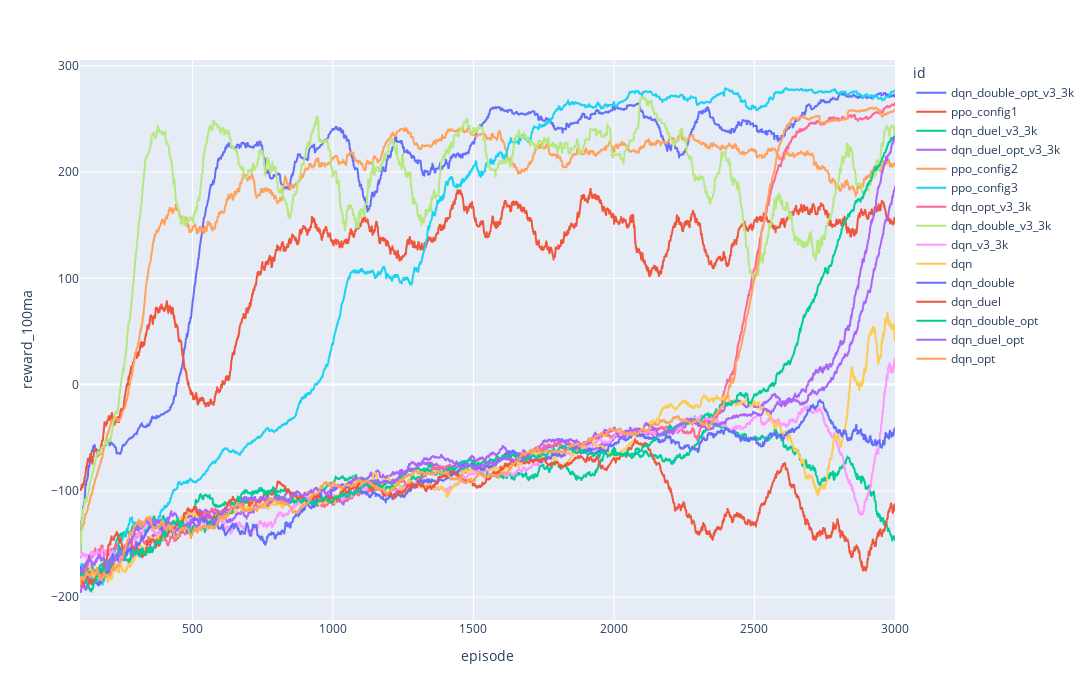

The notebook cell this image was saved under:
### Code cell
df = data.copy()

df = df[~df['id'].str.contains('6k')]

px.line(df, x='episode', y='reward_100ma', color='id', width=1400, height=700)

### Figure 1 — Plotly figure (JSON) as saved in the notebook; plotly's stock layout.template omitted (floating-point values rounded to 4 significant figures; data arrays with more than 128 entries replaced by an {"elided": "..."} marker saying what was removed)
{"data": [{"hovertemplate": "id=dqn_double_opt_v3_3k<br>episode=%{x}<br>reward_100ma=%{y}<extra></extra>", "legendgroup": "dqn_double_opt_v3_3k", "line": {"color": "#636efa", "dash": "solid"}, "marker": {"symbol": "circle"}, "mode": "lines", "name": "dqn_double_opt_v3_3k", "showlegend": true, "type": "scattergl", "x": {"elided": "2901 int values"}, "xaxis": "x", "y": {"elided": "2901 float values"}, "yaxis": "y"}, {"hovertemplate": "id=ppo_config1<br>episode=%{x}<br>reward_100ma=%{y}<extra></extra>", "legendgroup": "ppo_config1", "line": {"color": "#EF553B", "dash": "solid"}, "marker": {"symbol": "circle"}, "mode": "lines", "name": "ppo_config1", "showlegend": true, "type": "scattergl", "x": {"elided": "2901 int values"}, "xaxis": "x", "y": {"elided": "2901 float values"}, "yaxis": "y"}, {"hovertemplate": "id=dqn_duel_v3_3k<br>episode=%{x}<br>reward_100ma=%{y}<extra></extra>", "legendgroup": "dqn_duel_v3_3k", "line": {"color": "#00cc96", "dash": "solid"}, "marker": {"symbol": "circle"}, "mode": "lines", "name": "dqn_duel_v3_3k", "showlegend": true, "type": "scattergl", "x": {"elided": "2901 int values"}, "xaxis": "x", "y": {"elided": "2901 float values"}, "yaxis": "y"}, {"hovertemplate": "id=dqn_duel_opt_v3_3k<br>episode=%{x}<br>reward_100ma=%{y}<extra></extra>", "legendgroup": "dqn_duel_opt_v3_3k", "line": {"color": "#ab63fa", "dash": "solid"}, "marker": {"symbol": "circle"}, "mode": "lines", "name": "dqn_duel_opt_v3_3k", "showlegend": true, "type": "scattergl", "x": {"elided": "2901 int values"}, "xaxis": "x", "y": {"elided": "2901 float values"}, "yaxis": "y"}, {"hovertemplate": "id=ppo_config2<br>episode=%{x}<br>reward_100ma=%{y}<extra></extra>", "legendgroup": "ppo_config2", "line": {"color": "#FFA15A", "dash": "solid"}, "marker": {"symbol": "circle"}, "mode": "lines", "name": "ppo_config2", "showlegend": true, "type": "scattergl", "x": {"elided": "2901 int values"}, "xaxis": "x", "y": {"elided": "2901 float values"}, "yaxis": "y"}, {"hovertemplate": "id=ppo_config3<br>episode=%{x}<br>reward_100ma=%{y}<extra></extra>", "legendgroup": "ppo_config3", "line": {"color": "#19d3f3", "dash": "solid"}, "marker": {"symbol": "circle"}, "mode": "lines", "name": "ppo_config3", "showlegend": true, "type": "scattergl", "x": {"elided": "2901 int values"}, "xaxis": "x", "y": {"elided": "2901 float values"}, "yaxis": "y"}, {"hovertemplate": "id=dqn_opt_v3_3k<br>episode=%{x}<br>reward_100ma=%{y}<extra></extra>", "legendgroup": "dqn_opt_v3_3k", "line": {"color": "#FF6692", "dash": "solid"}, "marker": {"symbol": "circle"}, "mode": "lines", "name": "dqn_opt_v3_3k", "showlegend": true, "type": "scattergl", "x": {"elided": "2901 int values"}, "xaxis": "x", "y": {"elided": "2901 float values"}, "yaxis": "y"}, {"hovertemplate": "id=dqn_double_v3_3k<br>episode=%{x}<br>reward_100ma=%{y}<extra></extra>", "legendgroup": "dqn_double_v3_3k", "line": {"color": "#B6E880", "dash": "solid"}, "marker": {"symbol": "circle"}, "mode": "lines", "name": "dqn_double_v3_3k", "showlegend": true, "type": "scattergl", "x": {"elided": "2901 int values"}, "xaxis": "x", "y": {"elided": "2901 float values"}, "yaxis": "y"}, {"hovertemplate": "id=dqn_v3_3k<br>episode=%{x}<br>reward_100ma=%{y}<extra></extra>", "legendgroup": "dqn_v3_3k", "line": {"color": "#FF97FF", "dash": "solid"}, "marker": {"symbol": "circle"}, "mode": "lines", "name": "dqn_v3_3k", "showlegend": true, "type": "scattergl", "x": {"elided": "2901 int values"}, "xaxis": "x", "y": {"elided": "2901 float values"}, "yaxis": "y"}, {"hovertemplate": "id=dqn<br>episode=%{x}<br>reward_100ma=%{y}<extra></extra>", "legendgroup": "dqn", "line": {"color": "#FECB52", "dash": "solid"}, "marker": {"symbol": "circle"}, "mode": "lines", "name": "dqn", "showlegend": true, "type": "scattergl", "x": {"elided": "2901 int values"}, "xaxis": "x", "y": {"elided": "2901 float values"}, "yaxis": "y"}, {"hovertemplate": "id=dqn_double<br>episode=%{x}<br>reward_100ma=%{y}<extra></extra>", "legendgroup": "dqn_double", "line": {"color": "#636efa", "dash": "solid"}, "marker": {"symbol": "circle"}, "mode": "lines", "name": "dqn_double", "showlegend": true, "type": "scattergl", "x": {"elided": "2901 int values"}, "xaxis": "x", "y": {"elided": "2901 float values"}, "yaxis": "y"}, {"hovertemplate": "id=dqn_duel<br>episode=%{x}<br>reward_100ma=%{y}<extra></extra>", "legendgroup": "dqn_duel", "line": {"color": "#EF553B", "dash": "solid"}, "marker": {"symbol": "circle"}, "mode": "lines", "name": "dqn_duel", "showlegend": true, "type": "scattergl", "x": {"elided": "2901 int values"}, "xaxis": "x", "y": {"elided": "2901 float values"}, "yaxis": "y"}, {"hovertemplate": "id=dqn_double_opt<br>episode=%{x}<br>reward_100ma=%{y}<extra></extra>", "legendgroup": "dqn_double_opt", "line": {"color": "#00cc96", "dash": "solid"}, "marker": {"symbol": "circle"}, "mode": "lines", "name": "dqn_double_opt", "showlegend": true, "type": "scattergl", "x": {"elided": "2901 int values"}, "xaxis": "x", "y": {"elided": "2901 float values"}, "yaxis": "y"}, {"hovertemplate": "id=dqn_duel_opt<br>episode=%{x}<br>reward_100ma=%{y}<extra></extra>", "legendgroup": "dqn_duel_opt", "line": {"color": "#ab63fa", "dash": "solid"}, "marker": {"symbol": "circle"}, "mode": "lines", "name": "dqn_duel_opt", "showlegend": true, "type": "scattergl", "x": {"elided": "2901 int values"}, "xaxis": "x", "y": {"elided": "2901 float values"}, "yaxis": "y"}, {"hovertemplate": "id=dqn_opt<br>episode=%{x}<br>reward_100ma=%{y}<extra></extra>", "legendgroup": "dqn_opt", "line": {"color": "#FFA15A", "dash": "solid"}, "marker": {"symbol": "circle"}, "mode": "lines", "name": "dqn_opt", "showlegend": true, "type": "scattergl", "x": {"elided": "2901 int values"}, "xaxis": "x", "y": {"elided": "2901 float values"}, "yaxis": "y"}], "layout": {"height": 700, "legend": {"title": {"text": "id"}, "tracegroupgap": 0}, "margin": {"t": 60}, "width": 1400, "xaxis": {"anchor": "y", "domain": [0, 1], "title": {"text": "episode"}}, "yaxis": {"anchor": "x", "domain": [0, 1], "title": {"text": "reward_100ma"}}}}
